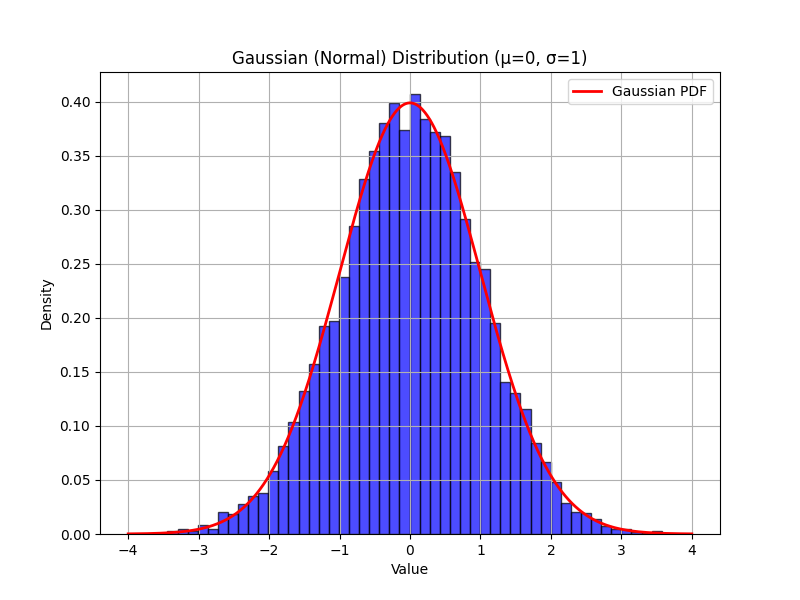

The script that saved this image:
import numpy as np
import matplotlib.pyplot as plt

# Generate random data following a Gaussian (normal) distribution
# Mean (mu) = 0, Standard Deviation (sigma) = 1, size = 10000 (number of samples)
mu = 0
sigma = 1
data = np.random.normal(loc=mu, scale=sigma, size=10000)

# Create a histogram of the data
plt.figure(figsize=(8, 6))
plt.hist(data, bins=50, density=True, color='blue',
         alpha=0.7, edgecolor='black')

# Overlay the theoretical probability density function (PDF) for comparison
x = np.linspace(mu - 4*sigma, mu + 4*sigma, 1000)
pdf = (1/(sigma * np.sqrt(2 * np.pi))) * np.exp(- (x - mu)**2 / (2 * sigma**2))

plt.plot(x, pdf, 'r-', lw=2, label='Gaussian PDF')

# Add title and labels
plt.title('Gaussian (Normal) Distribution (μ=0, σ=1)')
plt.xlabel('Value')
plt.ylabel('Density')
plt.legend()

# Show grid
plt.grid(True)

# Display the plot
plt.savefig('dist-gaussian.png')
plt.show()
